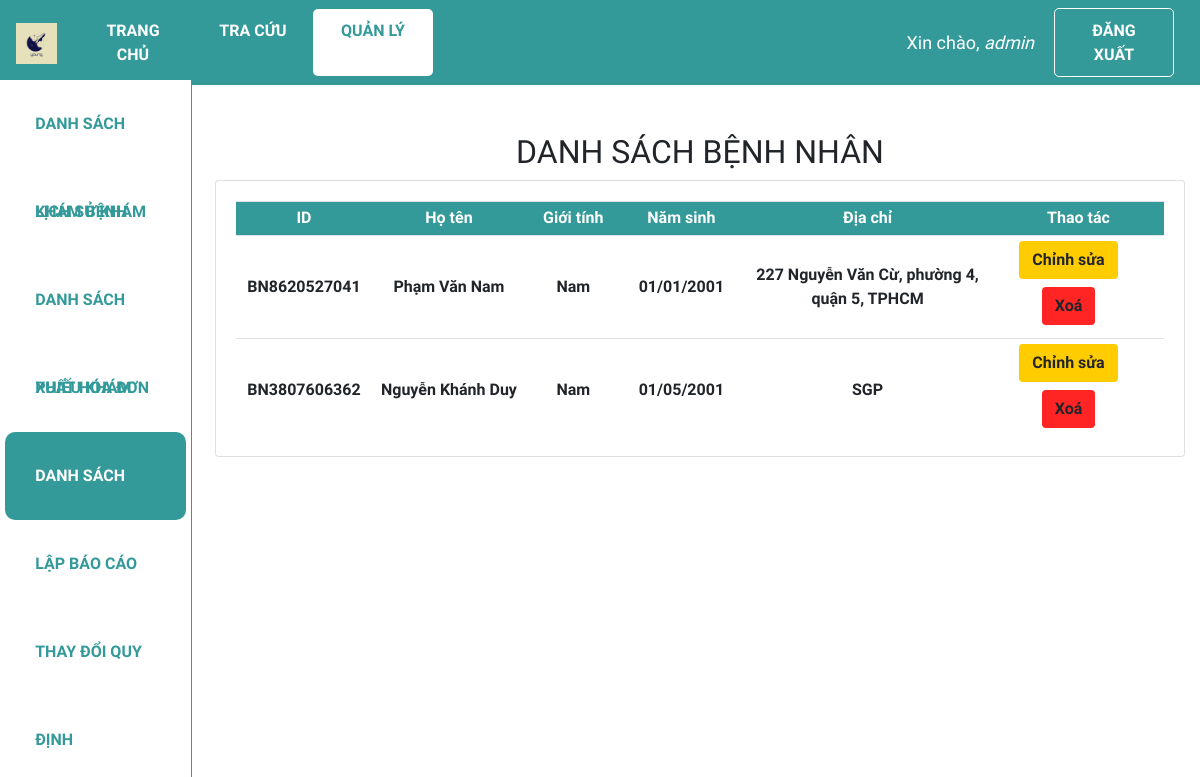
/dsbn (signed in), run on the app's committed database.
### web_core/models.py (models this page shows, shortened)
class BENHNHAN(models.Model):
    GIOITINH = (
        ('Nam','Nam'),
        ('Nữ','Nữ'),
    )
    id = ShortUUIDField(
        verbose_name = 'ID bệnh nhân',
        length=10,
        max_length=40,
        prefix="BN",
        alphabet="0123456789",
        primary_key=True)
    ho_ten = models.CharField('Họ tên', max_length = 100)
    gioi_tinh = models.CharField('Giới tính', max_length = 3, choices = GIOITINH)
    ngay_sinh = models.DateField('Ngày sinh', default = '1990-01-01', null=True)
    dia_chi = models.CharField('Địa chỉ', max_length = 255, null = True)

### web_core/decorators.py (the view)
    def wrapper_function(request, *args, **kwargs):
        group = None
        if request.user.groups.exists():
            group = request.user.groups.all()[0].name
        print(group)
        if group == 'customer':
            return redirect('quanli_dskb')
        if group == 'admin':
            return view_func(request, *args, **kwargs)

### web_core/views.py (called while the page is built)
@admin_only
def dsbn(request):
    dsbn = BENHNHAN.objects.all()
    context = {'dsbn':dsbn}
    return render(request, 'web_core/dsbn.html', context)

### web_core/templates/web_core/dsbn.html (shortened to what this page needs)
{% extends 'web_core/main.html' %}
{% block content %}
<div class="row">
    <div class="col-md-2">
        {% include 'web_core/sidebar.html' %}
    </div>
    <div class="col-md-10">
        <h2 class="table-title" style>DANH SÁCH BỆNH NHÂN</h2>
        <div class="card card-body">
            <table class='table table-sm'>
                <tr class="table-head">
                    <th class="small-content">ID</th>
                    <th class="mid-content">Họ tên</th>
                    <th class="small-content">Giới tính</th>
                    <th class="small-content">Năm sinh</th>
                    <th class="large-content">Địa chỉ</th>
                    <th class="mid-content">Thao tác</th>
                </tr>
                {% for benhnhan in dsbn %}
                <tr>
                    <th class="small-content">{{benhnhan.id}}</th>
                    <th class="mid-content">{{benhnhan.ho_ten}}</th>
                    <th class="small-content">{{benhnhan.gioi_tinh}}</th>
                    <th class="small-content">{{benhnhan.ngay_sinh|date:"d/m/Y"}}</th>
                    <th class="large-content">{{benhnhan.dia_chi}}</th>
                    <th>
                        <a class="btn edit-btn">Chỉnh sửa</a>
                        <a class="btn del-btn">Xoá</a>
                    </th>
                </tr>
                {% endfor %}
            </table>
        </div>
    </div>
</div>
{% endblock %}

### web_core/templates/web_core/main.html (shortened to what this page needs)
{% load static %}
<!DOCTYPE html>
<html lang="en">
<head>
  <link rel="stylesheet" href="https://cdn.jsdelivr.net/npm/bootstrap@4.3.1/dist/css/bootstrap.min.css"
 />
  <link rel="stylesheet" type="text/css" href="{% static '/css/main.css' %}">
</head>
<body>
  {% include 'web_core/navbar.html' %}
  <div class="container-fluid">
    {% block content %}
    {% endblock %}
  </div>
</body>
</html>

### web_core/templates/web_core/navbar.html (shortened to what this page needs)
{% load static %}
<nav class="navbar navbar-expand-lg my-navbar">
    <a href="{% url 'home' %}">
        <img class="navbar-brand" alt="logo-brand" src="{% static 'images/favicon.png' %}" height="50"
            style="padding-bottom: 0.25rem" />
    </a>
    <div class="collapse navbar-collapse" id="navbarNavAltMarkup">
        {% with request.resolver_match.url_name as url_name %}
        <div class="navbar-nav">
            <a class="nav-item nav-link my-nav-item {% if url_name == 'home' %}my-nav-active{% endif %}"
                href="{% url 'home' %}">Trang chủ</a>
            <a class="nav-item nav-link my-nav-item" href="#">Tra cứu</a>
            <a class="nav-item nav-link my-nav-item {% if 'quanli' in url_name %}my-nav-active{% endif %}"
                href="{% url 'quanli_dskb' %}">Quản lý</a>
        </div>
        {% endwith %}
    </div>
    {% with request.resolver_match.url_name as url_name %}
    {% if request.user.is_authenticated %}
    <span class="hello-msg">Xin chào, <span> {{request.user}} </span></span>
    <a class="nav-item nav-link my-nav-item my-btn" href="{% url 'logout' %}">Đăng xuất</a>
    {% else %}
    <a class="nav-item nav-link my-nav-item my-btn {% if url_name == 'login' %}my-nav-active{% endif %}"
        href="{% url 'login' %}">Đăng nhập</a>
    {% endif %}
    {% endwith %}
</nav>

### web_core/templates/web_core/sidebar.html (shortened to what this page needs)
<nav class="navbar navbar-expand-md my-navbar fixed-left">
    {% with request.resolver_match.url_name as url_name %}
    <div class="navbar-nav my-sidebar-nav">
        <a class="nav-item nav-link my-sidebar-item {% if 'dskb' in url_name %}my-sidebar-active{% endif %}"
            href="{% url 'quanli_dskb' %}">Danh sách khám bệnh</a>
        <a class="nav-item nav-link my-sidebar-item" href="#">Lịch sử khám</a>
        <a class="nav-item nav-link my-sidebar-item" href="#">Danh sách phiếu khám</a>
        <a class="nav-item nav-link my-sidebar-item" href="#">Xuất hóa đơn</a>
        {% if request.user.is_staff%}
        <a class="nav-item nav-link my-sidebar-item {% if 'dsbn' in url_name %}my-sidebar-active{% endif %}"
            href="{% url 'quanli_dsbn' %}">Danh sách bệnh nhân</a>
        <a class="nav-item nav-link my-sidebar-item" href="#">Lập báo cáo</a>
        <a class="nav-item nav-link my-sidebar-item" href="#">Thay đổi quy định</a>
        {% endif %}
    </div>
    {% endwith %}
</nav>

### web_core/static/css/main.css (style rules this page uses)
* { font-family: 'Baloo 2', cursive; }
html, body { margin: 0; padding: 0; height: 100%; overflow-x: hidden; }

### web_core/templates/web_core/navbar.html (style rules this page uses)
.my-navbar { color: #fff; background-color: #399; }
.my-nav-item { color: #fff; font-weight: bold; padding: 0.6rem 1rem !important; text-transform: uppercase; border-radius: 5px; width: 120px; text-align: center; }
.my-nav-active, .my-nav-active:hover { color: #399; background-color: #fff; }
.my-btn { border: 1px solid #fff; margin-right: 10px; }
.hello-msg { font-size: 18px; color: #fff; margin-right: 20px; }
.hello-msg>span { font-style: italic; }

### web_core/templates/web_core/dsbn.html (style rules this page uses)
.col-md-2 { padding: 0; }
.col-md-10 { margin-top: 3rem; }
.card-body { padding-bottom: 0rem; }
.table-title { display: flex; justify-content: center; }
th { text-align: center; }
th.small-content { vertical-align: middle; width: 150px; }
th.mid-content { vertical-align: middle; width: 250px; }
th.large-content { vertical-align: middle; width: 450px; }
.table-head { color: #ffff; background-color: #399; }
.btn.edit-btn { font-weight: bold; margin-bottom: 0.5rem; margin-right: 20px; color: #fff; background-color: rgb(255, 204, 0); }
.btn.del-btn { font-weight: bold; margin-bottom: 0.5rem; margin-right: 20px; color: #fff; background-color: rgb(255, 37, 37) }

### web_core/templates/web_core/sidebar.html (style rules this page uses)
.my-navbar.fixed-left { position: fixed; top: 10%; left: 0; bottom: 0; padding: 0; z-index: 1030; width: 16%; background: #fff; border-right: 1px solid #399; flex-flow: column nowrap; align-items: flex-start; }
.navbar-nav.my-sidebar-nav { flex-direction: column; }
.my-sidebar-item { color: #399; font-weight: bold; padding: 0 1.9rem !important; margin: 0 0.3rem; text-transform: uppercase; height: 88px; line-height: 88px; border-radius: 10px; }
.my-sidebar-active, .my-sidebar-active:hover { color: #fff; background-color: #399; }

### data on the page
BENHNHAN: id "BN8620527041", ho_ten "Phạm Văn Nam", gioi_tinh "Nam", ngay_sinh "01/01/2001", dia_chi "227 Nguyễn Văn Cừ, phường 4, quận 5, TPHCM"
BENHNHAN: id "BN3807606362", ho_ten "Nguyễn Khánh Duy", gioi_tinh "Nam", ngay_sinh "01/05/2001", dia_chi "SGP"

### other printed values
{{ request.user }} "admin"
